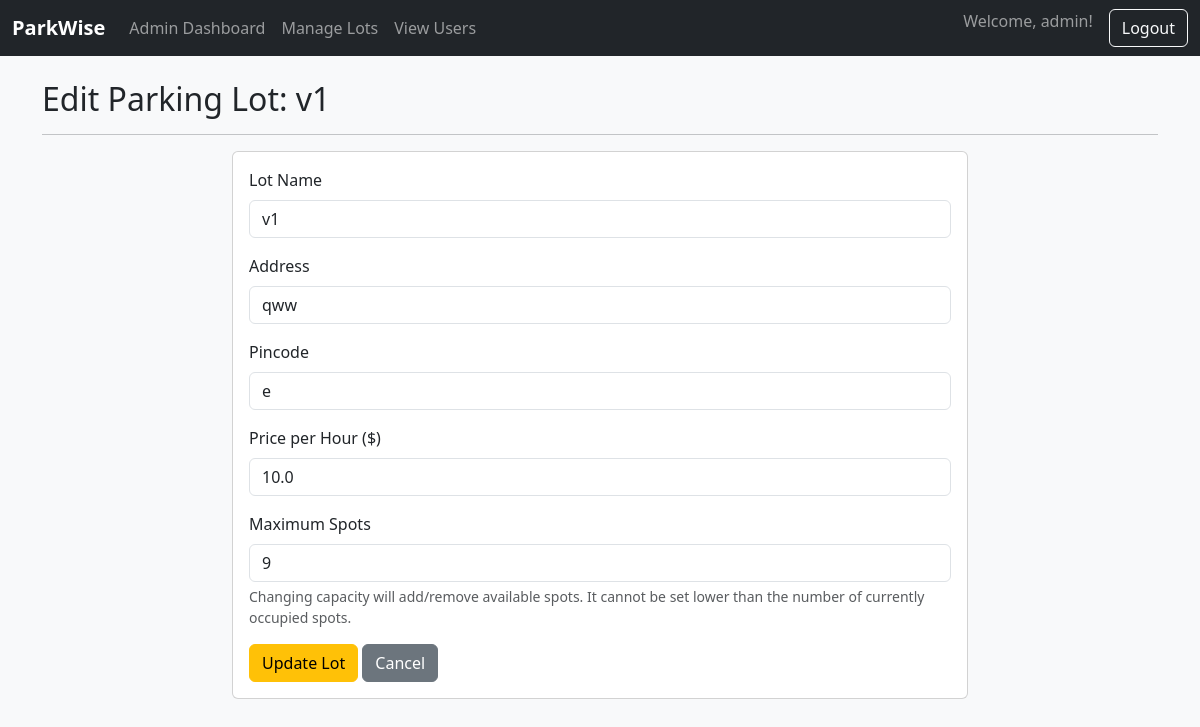
Page /admin/lots/edit/1 (signed in) on the committed database.
### app.py (models this page shows)
class ParkingLot(db.Model):
    id = db.Column(db.Integer, primary_key=True)
    name = db.Column(db.String(100), nullable=False)
    address = db.Column(db.String(200), nullable=False)
    pincode = db.Column(db.String(10), nullable=False)
    price = db.Column(db.Float, nullable=False)
    capacity = db.Column(db.Integer, nullable=False)
    spots = db.relationship('ParkingSpot', backref='lot', lazy=True, cascade="all, delete-orphan")

### app.py (the view, shortened to what this page needs)
@app.route('/admin/lots/edit/<int:lot_id>', methods=['GET', 'POST'])
def edit_lot(lot_id):
    if not session.get('is_admin'):
        return redirect(url_for('admin_login'))
    lot_to_edit = ParkingLot.query.get_or_404(lot_id)
    return render_template('admin/edit_lot.html', lot=lot_to_edit)

### templates/admin/edit_lot.html (shortened to what this page needs)
{% extends 'base.html' %}
{% block content %}
<h2>Edit Parking Lot: {{ lot.name }}</h2>
<hr>
<div class="row justify-content-center">
    <div class="col-md-8">
        <div class="card">
            <div class="card-body">
                <form method="POST" action="{{ url_for('edit_lot', lot_id=lot.id) }}">
                    <div class="mb-3"><label for="name" class="form-label">Lot Name</label><input type="text" class="form-control" id="name" name="name" value="{{ lot.name }}" required></div>
                    <div class="mb-3"><label for="address" class="form-label">Address</label><input type="text" class="form-control" id="address" name="address" value="{{ lot.address }}" required></div>
                    <div class="mb-3"><label for="pincode" class="form-label">Pincode</label><input type="text" class="form-control" id="pincode" name="pincode" value="{{ lot.pincode }}" required></div>
                    <div class="mb-3"><label for="price" class="form-label">Price per Hour ($)</label><input type="number" step="0.01" class="form-control" id="price" name="price" value="{{ lot.price }}" required></div>
                    <div class="mb-3"><label for="capacity" class="form-label">Maximum Spots</label><input type="number" class="form-control" id="capacity" name="capacity" value="{{ lot.capacity }}" required>
                        <div class="form-text">Changing capacity will add/remove available spots. It cannot be set lower than the number of currently occupied spots.</div>
                    </div>
                    <button type="submit" class="btn btn-warning">Update Lot</button>
                    <a href="{{ url_for('lots') }}" class="btn btn-secondary">Cancel</a>
                </form>
            </div>
        </div>
    </div>
</div>
{% endblock %}

### static/style.css (style rules this page uses)
body { background-color: #f8f9fa; }

### rows in the picture
ParkingLot: name "v1", address "qww", pincode "e", price "10.0", capacity "9"

### other values in the picture
{{ session.username }} "admin"
